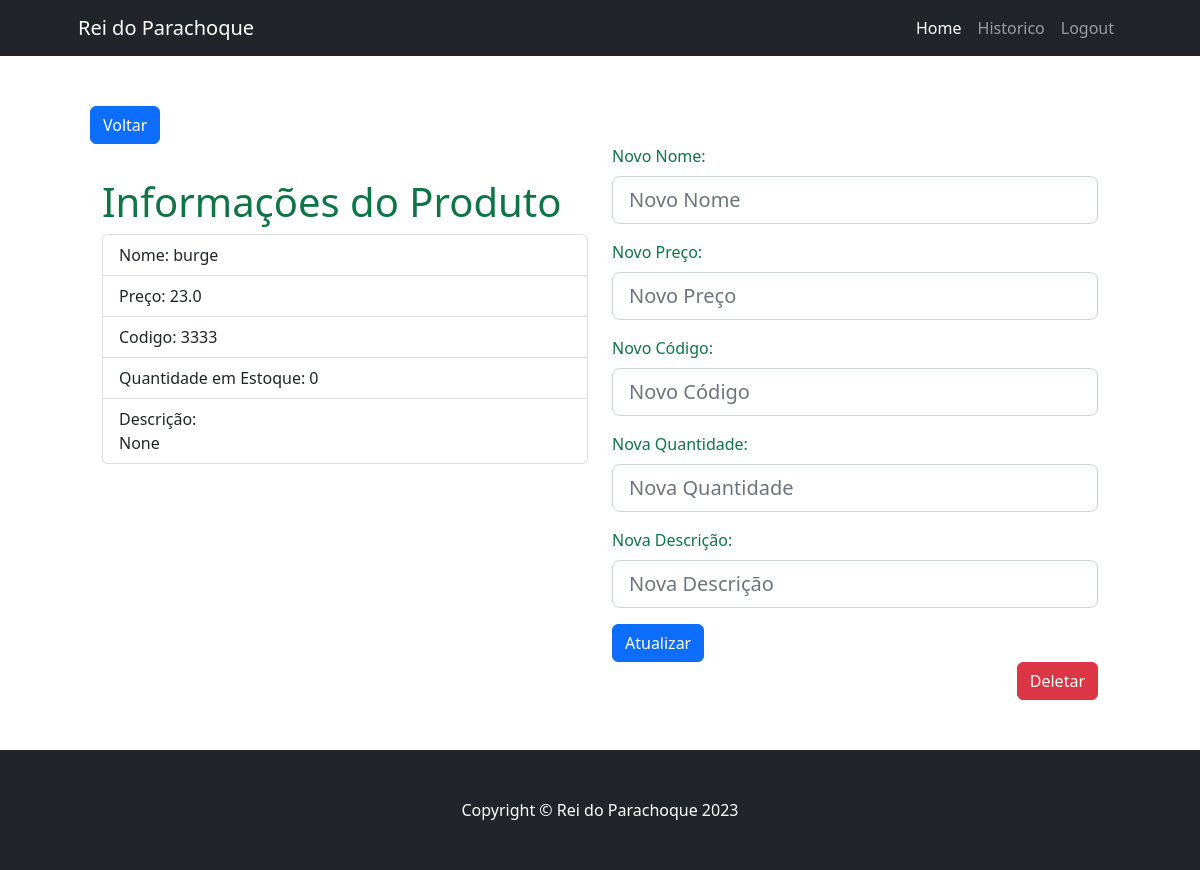
The page /product/burge (signed in) on the database its author committed.
### app/models/tables.py (models this page shows, shortened)
class Product(db.Model):
    id = db.Column(db.Integer, primary_key=True)
    name = db.Column(db.String(80))
    price = db.Column(db.Float)
    code = db.Column(db.String(80), unique=True)
    quantity = db.Column(db.Integer, default=0)
    description = db.Column(db.String(120))

### app/controllers/default.py (the view, shortened to what this page needs)
@app.route('/product/<name>', methods=['GET', 'POST'])
@login_required
def product(name):
    product = Product.query.filter_by(name=name).first()
    if product is None:
        product = Product.query.filter_by(code=name).first()
    form = ProductUpdateForm(obj=product)  # Popula o formulário com os dados do produto
    return render_template('product.html', produto=product, form=form)

### app/models/forms.py
class ProductUpdateForm(FlaskForm):
    productName = StringField('Nome do Produto', render_kw={"autocomplete": "off"})
    productPrice = DecimalField('Preço do Produto', [validators.Optional()])
    productCode = StringField('Código do Produto', render_kw={"autocomplete": "off"})
    productQuantity = IntegerField('Quantidade do Produto', [validators.Optional()])
    productDescription = StringField('Descrição do Produto', render_kw={"autocomplete": "off"})
    submit = SubmitField('Atualizar')

### app/controllers/default.py (called while the page is built)
@login_manager.user_loader
def load_user(user_id):
    return User.query.get(int(user_id))

### app/models/tables.py (called while the page is built)
    @property
    def is_authenticated(self):
        return True

### app/templates/product.html (shortened to what this page needs)
{% extends "base.html" %}
{% block content %}
<div class="container" style="margin-top: 50px; margin-bottom: 50px">
    <button class="btn btn-primary" onclick="window.location.href='/search_product'">Voltar</button>
    {% if produto %}
    <div class="container">
        <div class="row">
            <div class="col-sm">
                <h1 style="margin-top: 34px">Informações do Produto</h1>
                <ul class="list-group" style="list-style: none;">
                    <li class="list-group-item">Nome: {{ produto.name }}</li>
                    <li class="list-group-item">Preço: {{ produto.price }}</li>
                    <li class="list-group-item">Codigo: {{ produto.code }}</li>
                    <li class="list-group-item">Quantidade em Estoque: {{ produto.quantity }}</li>
                    <li class="list-group-item">Descrição:<br> {{produto.description}}</li>
                </ul>
            </div>
            <div class="col-sm">
                <form id="productAtt" action="/product/{{ produto.name}}" method="POST">
                    <div class="mb-3">
                        <label for="productName" class="form-label">Novo Nome: </label>
                        {{ form.productName(id="productName", class="form-control form-control-lg", placeholder="Novo Nome") }}
                    </div>
                    <div class="mb-3">
                        <label for="productPrice" class="form-label">Novo Preço: </label>
                        {{ form.productPrice(id="productPrice", class="form-control form-control-lg", placeholder="Novo Preço") }}
                    </div>
                    <div class="mb-3">
                        <label for="productCode" class="form-label">Novo Código: </label>
                        {{ form.productCode(id="productCode", class="form-control form-control-lg", placeholder="Novo Código") }}
                    </div>
                    <div class="mb-3">
                        <label for="productQuantity" class="form-label">Nova Quantidade: </label>
                        {{ form.productQuantity(id="productQuantity", class="form-control form-control-lg", placeholder="Nova Quantidade") }}
                    </div>
                    <div class="mb-3">
                        <label for="productDescription" class="form-label">Nova Descrição: </label>
                        {{ form.productDescription(id="productDescription", class="form-control form-control-lg", placeholder="Nova Descrição") }}
                    </div>
                    {{ form.submit(class="btn btn-primary") }}
                </form>
                <a href="/delete_product/{{ produto.name }}" class="btn btn-danger float-end">Deletar</a>
            </div>
        </div>
    </div>
    {% else %}
    <h1>Produto não encontrado</h1>
    {% endif %}
</div>
{% endblock %}

### app/templates/base.html (style rules this page uses)
body { display: flex; flex-direction: column; min-height: 100vh; }

### rows shown on the page
Product: name "burge", price "23.0", code "3333", quantity "0", description "None"
